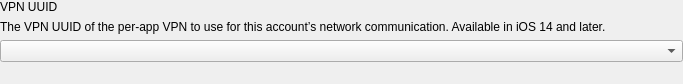
<?xml version="1.0" encoding="UTF-8"?>
<ui version="4.0">
 <class>VPNUUIDWidget</class>
 <widget class="QWidget" name="VPNUUIDWidget">
  <property name="geometry">
   <rect>
    <x>0</x>
    <y>0</y>
    <width>683</width>
    <height>84</height>
   </rect>
  </property>
  <property name="windowTitle">
   <string>Form</string>
  </property>
  <layout class="QVBoxLayout" name="verticalLayout">
   <property name="spacing">
    <number>-1</number>
   </property>
   <property name="leftMargin">
    <number>0</number>
   </property>
   <property name="topMargin">
    <number>0</number>
   </property>
   <property name="rightMargin">
    <number>0</number>
   </property>
   <property name="bottomMargin">
    <number>0</number>
   </property>
   <item>
    <widget class="QLabel" name="labelVPNUUID">
     <property name="text">
      <string>VPN UUID</string>
     </property>
    </widget>
   </item>
   <item>
    <widget class="QLabel" name="lTipVPNUUID">
     <property name="text">
      <string>The VPN UUID of the per-app VPN to use for this account’s network communication. Available in iOS 14 and later.</string>
     </property>
     <property name="wordWrap">
      <bool>true</bool>
     </property>
    </widget>
   </item>
   <item>
    <widget class="QWidget" name="widget" native="true">
     <layout class="QHBoxLayout" name="horizontalLayout">
      <property name="leftMargin">
       <number>0</number>
      </property>
      <property name="topMargin">
       <number>0</number>
      </property>
      <property name="rightMargin">
       <number>0</number>
      </property>
      <property name="bottomMargin">
       <number>0</number>
      </property>
      <item>
       <widget class="QComboBox" name="comboPerAppVPNUUID">
        <property name="enabled">
         <bool>true</bool>
        </property>
       </widget>
      </item>
     </layout>
    </widget>
   </item>
   <item>
    <spacer name="verticalSpacer">
     <property name="orientation">
      <enum>Qt::Vertical</enum>
     </property>
     <property name="sizeHint" stdset="0">
      <size>
       <width>20</width>
       <height>40</height>
      </size>
     </property>
    </spacer>
   </item>
  </layout>
 </widget>
 <resources/>
 <connections/>
</ui>
